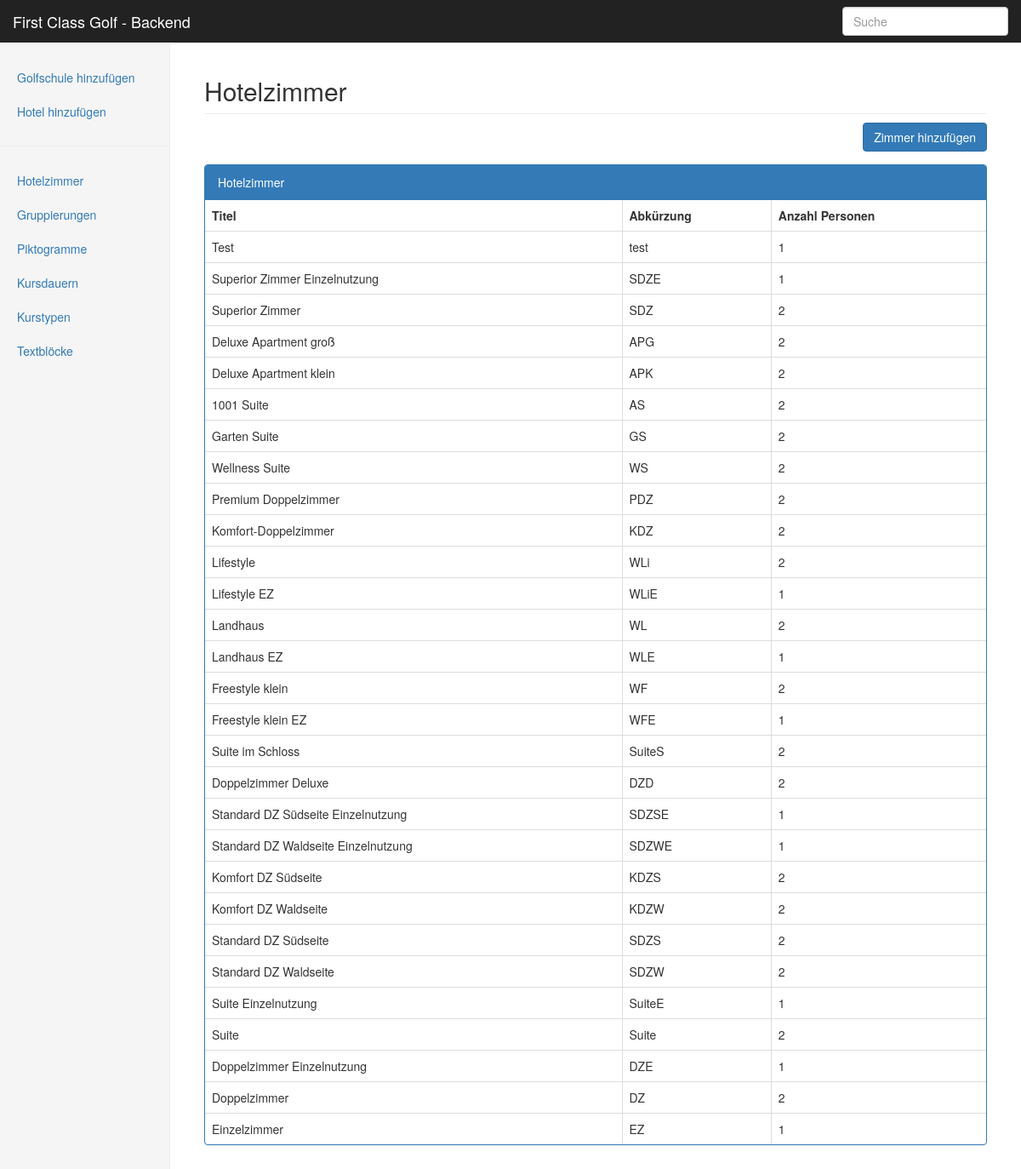
Page /hotel-rooms.php on the committed database.
### tables this page shows
CREATE TABLE IF NOT EXISTS `rooms` (
  `id` int(8) NOT NULL,
  `title` varchar(100) NOT NULL,
  `title_short` varchar(10) NOT NULL,
  `persons` int(1) NOT NULL
);

### classes/hotel-room-class.php (called while the page is built, shortened)
<?php
require_once "dbconnection-class.php";
class hotelRoomService{
    public function listRoom($start, $limit){
        global $mysqli;
        if (!$sql           = $mysqli->real_query("SELECT id, title, title_short, persons FROM rooms ORDER BY id DESC LIMIT $start, $limit"))
        {
            echo "CALL failed: (" . $mysqli->errno . ") " . $mysqli->error;
        }
        return $sql;
    }
}
?>

### hotel-rooms.php (the view, shortened to what this page needs)
<?php
include "includes/header.php";
require_once "classes/hotel-room-class.php";
$service                              = new hotelRoomService();
?>
<div class="container-fluid">
    <div class="row">
        <?php require_once 'includes/sidebar.php';
        ?>
        <div class="col-sm-9 col-sm-offset-3 col-md-10 col-md-offset-2 main">
            <h2 class="sub-header">Hotelzimmer</h2>
            <div class="form-group text-right">
                <button type="button" class="btn btn-primary" data-toggle="modal" data-target="#myModal">Zimmer hinzufügen</button>
            </div>
            <div class="panel panel-primary">
                <div class="panel-heading">Hotelzimmer</div>
                <div class="table-responsive">
                    <table class="table table-hover table-bordered">
                        <thead>
                        <tr>
                            <th>Titel</th>
                            <th>Abkürzung</th>
                            <th>Anzahl Personen</th>
                        </tr>
                        </thead>
                        <tbody>
                        <?php
                        $limit                                = 40;
                        if(isset($_GET['page'])) {
                            $page   = $_GET['page'];
                            $start  = ($page - 1) * $limit;
                        } else {
                            $start = 0;
                        }
                        $viewRoomsDetails     = $service->listRoom($start, $limit);
                        if($viewRoomsDetails)
                        {
                         $view_rooms_result  = $mysqli->use_result();
                         while($view_rooms_array = $view_rooms_result->fetch_array())
                        {
                        ?>
                        <tr>
                            <td class="edit_td" id="<?php echo $view_rooms_array['id']; ?>">
                                <span data-toggle="tooltip" data-placement="top" title="Click here for edit <?php echo $view_rooms_array['title']; ?>" id="first_<?php echo $view_rooms_array['id']; ?>" class="text" ><?php echo $view_rooms_array['title']; ?></span>
                            </td>
                            <td class="edit_td" id="<?php echo $view_rooms_array['id']; ?>">
                                <span data-toggle="tooltip" data-placement="top" title="Click here for edit <?php echo $view_rooms_array['title_short']; ?>" id="second_<?php echo $view_rooms_array['id']; ?>" class="text" ><?php echo $view_rooms_array['title_short']; ?></span>
                            </td>
                            <td class="edit_td" id="<?php echo $view_rooms_array['id']; ?>">
                                <span data-toggle="tooltip" data-placement="top" title="Click here for edit <?php echo $view_rooms_array['persons']; ?>" id="third_<?php echo $view_rooms_array['id']; ?>" class="text" ><?php echo $view_rooms_array['persons']; ?></span>
                            </td>
                        </tr>
                        <?php
                        }
                        }
                        ?>
                        </tbody>
                    </table>
                </div>
            </div>
        </div>
    </div>
</div>
<?php include "includes/footer.php"; ?>

### css/dashboard.css (style rules this page uses)
body { padding-top: 50px; }
.sub-header { padding-bottom: 10px; border-bottom: 1px solid #eee; }
.main { padding: 20px; }
@media (min-width: 768px) { .main { padding-right: 40px; padding-left: 40px; } }

### rows in the picture
rooms: title "Test", title_short "test", persons "1"
rooms: title "Superior Zimmer Einzelnutzung", title_short "SDZE", persons "1"
rooms: title "Superior Zimmer", title_short "SDZ", persons "2"
rooms: title "Deluxe Apartment groß", title_short "APG", persons "2"
rooms: title "Deluxe Apartment klein", title_short "APK", persons "2"
rooms: title "1001 Suite", title_short "AS", persons "2"
rooms: title "Garten Suite", title_short "GS", persons "2"
rooms: title "Wellness Suite", title_short "WS", persons "2"
rooms: title "Premium Doppelzimmer", title_short "PDZ", persons "2"
rooms: title "Komfort-Doppelzimmer", title_short "KDZ", persons "2"
rooms: title "Lifestyle", title_short "WLi", persons "2"
rooms: title "Lifestyle EZ", title_short "WLiE", persons "1"
rooms: title "Landhaus", title_short "WL", persons "2"
rooms: title "Landhaus EZ", title_short "WLE", persons "1"
rooms: title "Freestyle klein", title_short "WF", persons "2"
rooms: title "Freestyle klein EZ", title_short "WFE", persons "1"
rooms: title "Suite im Schloss", title_short "SuiteS", persons "2"
rooms: title "Doppelzimmer Deluxe", title_short "DZD", persons "2"
rooms: title "Standard DZ Südseite Einzelnutzung", title_short "SDZSE", persons "1"
rooms: title "Standard DZ Waldseite Einzelnutzung", title_short "SDZWE", persons "1"
rooms: title "Komfort DZ Südseite", title_short "KDZS", persons "2"
rooms: title "Komfort DZ Waldseite", title_short "KDZW", persons "2"
rooms: title "Standard DZ Südseite", title_short "SDZS", persons "2"
rooms: title "Standard DZ Waldseite", title_short "SDZW", persons "2"
rooms: title "Suite Einzelnutzung", title_short "SuiteE", persons "1"
rooms: title "Suite", title_short "Suite", persons "2"
rooms: title "Doppelzimmer Einzelnutzung", title_short "DZE", persons "1"
rooms: title "Doppelzimmer", title_short "DZ", persons "2"
rooms: title "Einzelzimmer", title_short "EZ", persons "1"
